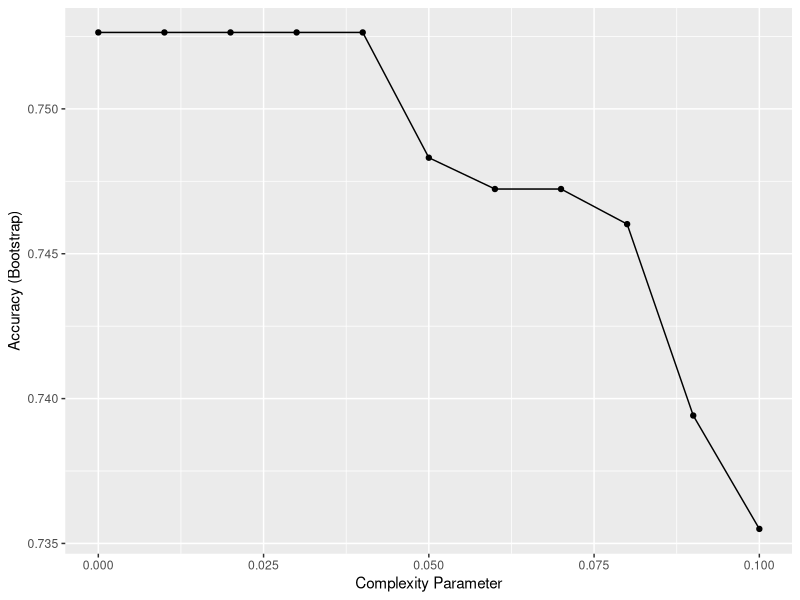

Here is the R script that generated this plot:
library(rpart)
library(tidyverse)
library(caret)
library(dslabs)
data("tissue_gene_expression")
test_index <- createDataPartition(y = tissue_gene_expression$y,times = 1,p= 0.5,list = FALSE)

x1 <- tissue_gene_expression$x[-test_index,]
y1 <- tissue_gene_expression$y[-test_index]
x2 <- tissue_gene_expression$x[test_index,]
y2 <- tissue_gene_expression$y[test_index]
fit_1 <- train(x1, y1, method = "rpart", tuneGrid = data.frame(cp =seq(0, 0.1, 0.01)))
ggplot(fit_1)
#y_hat = predict(fit_1,data=x2,type = "raw")
cm <- confusionMatrix(predict(fit_1,x2,type = "raw"),reference = y2)
print(cm)

#dat %>% 
  #mutate(y_hat = predict(fit_rf)) %>% 
  #ggplot() +
  #geom_point(aes(x, y)) +
  #geom_step(aes(x, y_hat), col = 2)
#plot(fit_rf)
